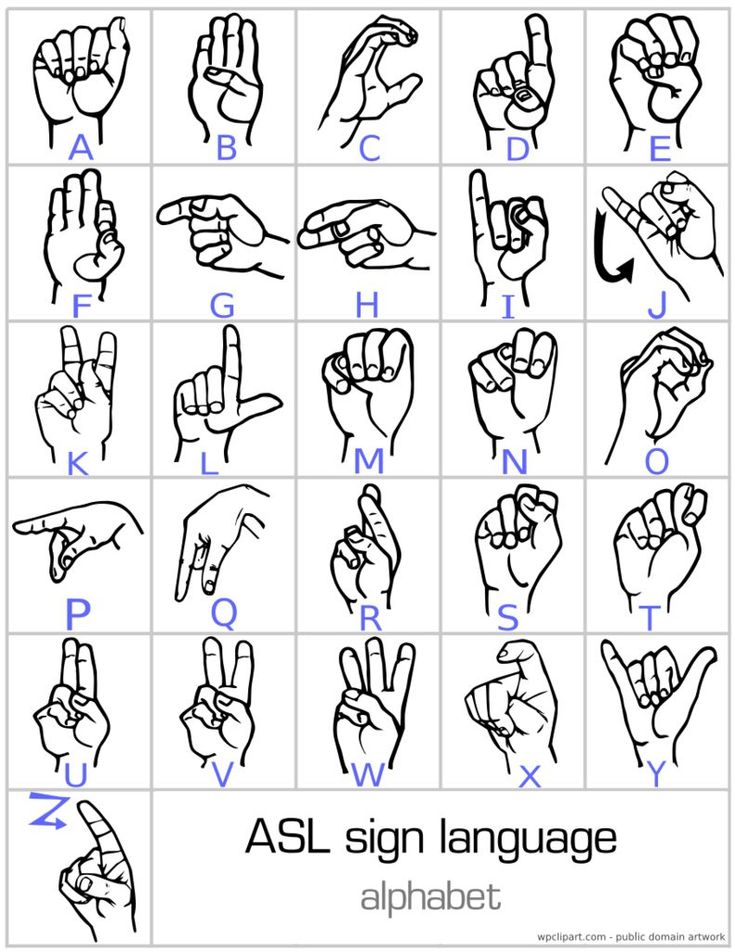
#> input picture Letters/ASL_chart.jpeg, 735 x 952 px
$ jupyter execute ASL_Letter_Maker.ipynb
#> lines starting #> are read from the running program, lines starting #| are printed output that depends on the picture; after the words box and inside, x2 and y2 are one past the last pixel; in counts of white or black regions, pixels touching at a corner belong together
[cell 1]
import cv2

## Add each letter as a file

[cell 2]
image = cv2.imread("ASL_chart.jpeg")
#> image is the input picture: shape (952, 735, 3); mean B, G, R 228.3, 227.4, 227.4
letters = 'ABCDEFGHIJKLMNOPQRSTUVWXYZ'
for l in range(len(letters)):
    dy = 145 * (l % 5)
    dx = 156 * (l // 5)
    y=8 + dy
    x=10 + dx
    h=150 + dy
    w=162 + dx
    crop_image = image[x:w, y:h]
    cv2.imshow('Cropped', crop_image)
    cv2.imwrite(f"{letters[l]}.jpg", crop_image)
#> this loop made 26 passes
#> pass 1, `crop_image = image[x:w, y:h]`:
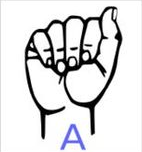
#> crop_image: shape (152, 142, 3); mean B, G, R 222.7, 221.6, 221.6
#> pass 2, `crop_image = image[x:w, y:h]`:
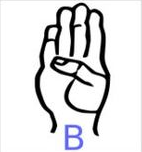
#> crop_image: shape (152, 142, 3); mean B, G, R 224.5, 223.3, 223.2
#> pass 3, `crop_image = image[x:w, y:h]`:
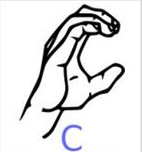
#> crop_image: shape (152, 142, 3); mean B, G, R 226.3, 225.6, 225.5

## Remove letters from each image

[cell 3]
from PIL import Image
import numpy as np

letters = 'ABCDEFGHIJKLMNOPQRSTUVWXYZ'
for l in range(len(letters)):
    img = Image.open(f"{letters[l]}.jpg")
    img = img.convert("RGB")

    d = img.getdata()
    new_image = []
    for item in d:
        if(letters[l] == "Z"):
            # change all blue pixels to white
            if item[1] in list(range(80, 200)) and item[2] in list(range(80, 200)):
                new_image.append((0, 0, 0))

            # change all semi-white pixels to white
            elif item[0] in list(range(200, 256)):
                new_image.append((255, 255, 255))

            elif item[0] in list(range(0, 220)) or item[1] in list(range(0, 220)) or item[2] in list(range(0, 220)):
                new_image.append((0, 0, 0))

            else:
                new_image.append(item)
        else:
            # change all blue pixels to white
            if item[1] in list(range(80, 256)) and item[2] in list(range(80, 256)):
                new_image.append((255, 255, 255))

            # change all semi-white pixels to white
            elif item[0] in list(range(200, 256)):
                new_image.append((255, 255, 255))

            elif item[0] in list(range(0, 220)) or item[1] in list(range(0, 220)) or item[2] in list(range(0, 220)):
                new_image.append((0, 0, 0))

            else:
                new_image.append(item)
#> this loop made 21584 passes
#> item on passes 1 to 3: (214, 214, 214), (233, 233, 233), (233, 233, 233)
#> after the loop, new_image = 21584 items

    # update image data
    img.putdata(new_image)
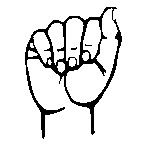
#> img: PIL image 142x152 RGB; 89.8% white; 3 black regions (2 under 20 px), largest, box (x1, y1, x2, y2) and area: (25, 7, 122, 139) 2188

    # # convert PIL image to NumPy array
    img_np = np.asarray(img)

    # apply GaussianBlur
    blur = cv2.GaussianBlur(img_np, (3,3), cv2.BORDER_DEFAULT)
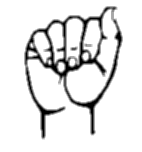
#> blur: shape (152, 142, 3); min 0, max 255, mean 228.9

    # apply addWeighted
    smooth = cv2.addWeighted(blur, 0.55, img_np, 0.45, 0)
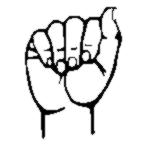
#> smooth: shape (152, 142, 3); min 0, max 255, mean 228.9

    # convert NumPy array back to PIL image
    smooth = Image.fromarray(smooth)

    # save new image
    smooth.save(f"{letters[l]}.jpg")
